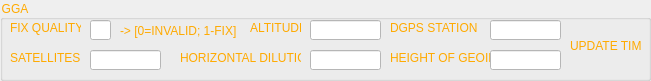
    <widget class="QGroupBox" name="groupBox">
     <property name="geometry">
      <rect>
       <x>10</x>
       <y>170</y>
       <width>651</width>
       <height>81</height>
      </rect>
     </property>
     <property name="styleSheet">
      <string notr="true">color: rgb(255, 170, 0);</string>
     </property>
     <property name="title">
      <string>GGA</string>
     </property>
     <widget class="QLineEdit" name="lineEdit_6">
      <property name="geometry">
       <rect>
        <x>90</x>
        <y>20</y>
        <width>21</width>
        <height>20</height>
       </rect>
      </property>
      <property name="styleSheet">
       <string notr="true">background-color: rgb(255, 255, 255);
font: 75 9pt &quot;MS Shell Dlg 2&quot;;
color: rgb(0, 0, 0);</string>
      </property>
     </widget>
     <widget class="QLabel" name="label_12">
      <property name="geometry">
       <rect>
        <x>10</x>
        <y>20</y>
        <width>71</width>
        <height>16</height>
       </rect>
      </property>
      <property name="text">
       <string>FIX QUALITY </string>
      </property>
     </widget>
     <widget class="QLabel" name="label_13">
      <property name="geometry">
       <rect>
        <x>10</x>
        <y>50</y>
        <width>71</width>
        <height>16</height>
       </rect>
      </property>
      <property name="text">
       <string>SATELLITES</string>
      </property>
     </widget>
     <widget class="QLineEdit" name="lineEdit_7">
      <property name="geometry">
       <rect>
        <x>90</x>
        <y>50</y>
        <width>71</width>
        <height>20</height>
       </rect>
      </property>
      <property name="styleSheet">
       <string notr="true">background-color: rgb(255, 255, 255);
font: 75 9pt &quot;MS Shell Dlg 2&quot;;
color: rgb(0, 0, 0);</string>
      </property>
     </widget>
     <widget class="QLabel" name="label_14">
      <property name="geometry">
       <rect>
        <x>180</x>
        <y>50</y>
        <width>121</width>
        <height>16</height>
       </rect>
      </property>
      <property name="text">
       <string>HORIZONTAL DILUTION</string>
      </property>
     </widget>
     <widget class="QLineEdit" name="lineEdit_8">
      <property name="geometry">
       <rect>
        <x>310</x>
        <y>50</y>
        <width>71</width>
        <height>20</height>
       </rect>
      </property>
      <property name="styleSheet">
       <string notr="true">background-color: rgb(255, 255, 255);
font: 75 9pt &quot;MS Shell Dlg 2&quot;;
color: rgb(0, 0, 0);</string>
      </property>
     </widget>
     <widget class="QLabel" name="label_15">
      <property name="geometry">
       <rect>
        <x>250</x>
        <y>20</y>
        <width>51</width>
        <height>16</height>
       </rect>
      </property>
      <property name="text">
       <string>ALTITUDE</string>
      </property>
     </widget>
     <widget class="QLineEdit" name="lineEdit_9">
      <property name="geometry">
       <rect>
        <x>310</x>
        <y>20</y>
        <width>71</width>
        <height>20</height>
       </rect>
      </property>
      <property name="styleSheet">
       <string notr="true">background-color: rgb(255, 255, 255);
font: 75 9pt &quot;MS Shell Dlg 2&quot;;
color: rgb(0, 0, 0);</string>
      </property>
     </widget>
     <widget class="QLabel" name="label_16">
      <property name="geometry">
       <rect>
        <x>120</x>
        <y>20</y>
        <width>121</width>
        <height>21</height>
       </rect>
      </property>
      <property name="text">
       <string>-&gt; [0=INVALID; 1-FIX]</string>
      </property>
     </widget>
     <widget class="QLabel" name="label_17">
      <property name="geometry">
       <rect>
        <x>390</x>
        <y>50</y>
        <width>101</width>
        <height>16</height>
       </rect>
      </property>
      <property name="text">
       <string>HEIGHT OF GEOID</string>
      </property>
     </widget>
     <widget class="QLineEdit" name="lineEdit_10">
      <property name="geometry">
       <rect>
        <x>490</x>
        <y>50</y>
        <width>71</width>
        <height>20</height>
       </rect>
      </property>
      <property name="styleSheet">
       <string notr="true">background-color: rgb(255, 255, 255);
font: 75 9pt &quot;MS Shell Dlg 2&quot;;
color: rgb(0, 0, 0);</string>
      </property>
     </widget>
     <widget class="QLineEdit" name="lineEdit_11">
      <property name="geometry">
       <rect>
        <x>490</x>
        <y>20</y>
        <width>71</width>
        <height>20</height>
       </rect>
      </property>
      <property name="styleSheet">
       <string notr="true">background-color: rgb(255, 255, 255);
font: 75 9pt &quot;MS Shell Dlg 2&quot;;
color: rgb(0, 0, 0);</string>
      </property>
      <property name="text">
       <string/>
      </property>
     </widget>
     <widget class="QLabel" name="label_18">
      <property name="geometry">
       <rect>
        <x>390</x>
        <y>20</y>
        <width>91</width>
        <height>16</height>
       </rect>
      </property>
      <property name="text">
       <string>DGPS STATION ID</string>
      </property>
     </widget>
     <widget class="QLabel" name="label_19">
      <property name="geometry">
       <rect>
        <x>570</x>
        <y>20</y>
        <width>71</width>
        <height>51</height>
       </rect>
      </property>
      <property name="text">
       <string>UPDATE TIME</string>
      </property>
     </widget>
    </widget>
